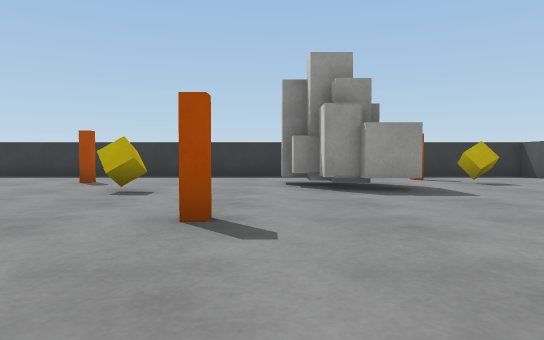
view 1 (above)

20 first-person views from a walk through a 3-D level made in the Unity game engine. The camera is 0.59 m above the floor, tilts 2° down and sees 70° across. The floor is counted in squares, 1 m on a side. Each view is taken from the middle of a square. On the plan, view 1 faces up. The plan holds only what a view shows up to about 10 squares ahead; the rest is blank. The player is left out. Surface patterns are stand-ins for the level's own textures.

view 2
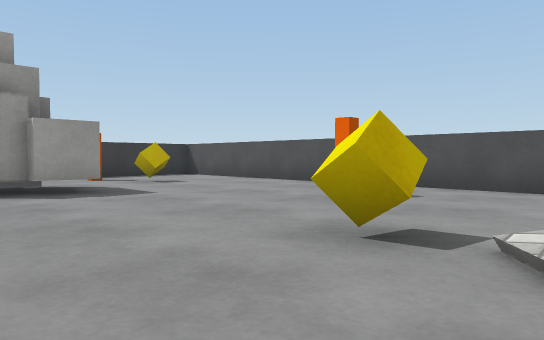

view 3
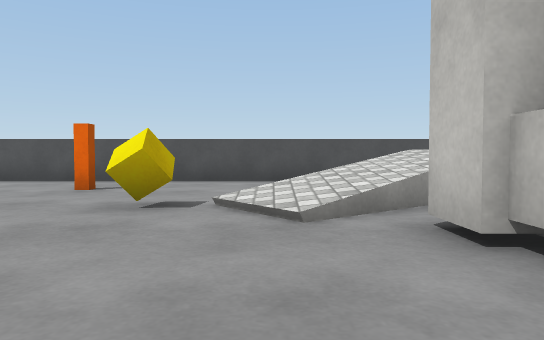

view 4
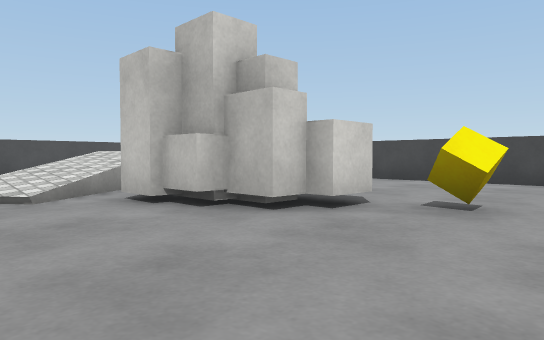

view 5
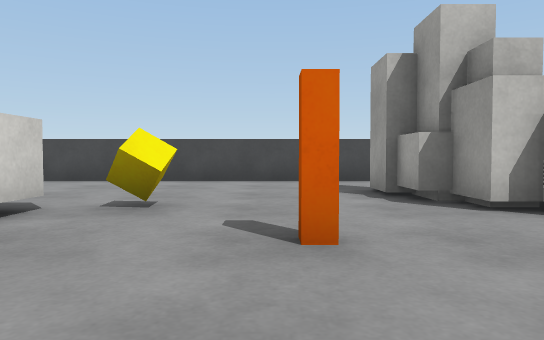

view 6
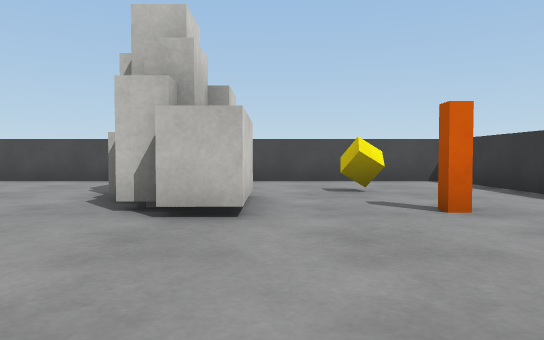

view 7
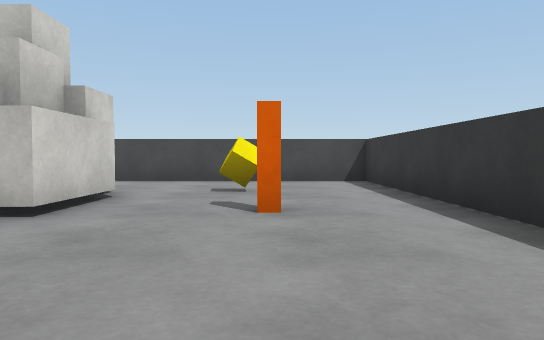

view 8
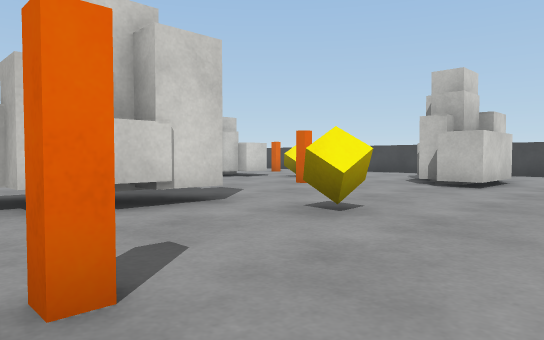

view 9
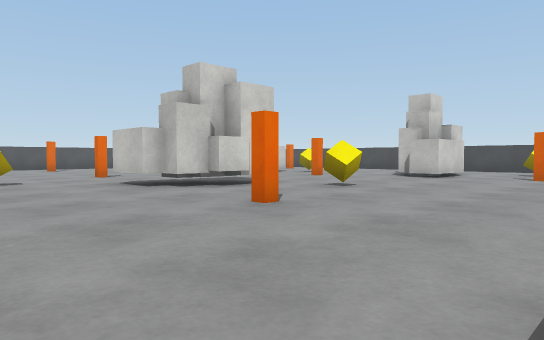

view 10
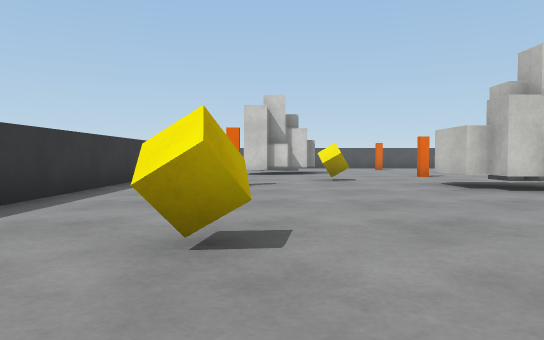

view 11
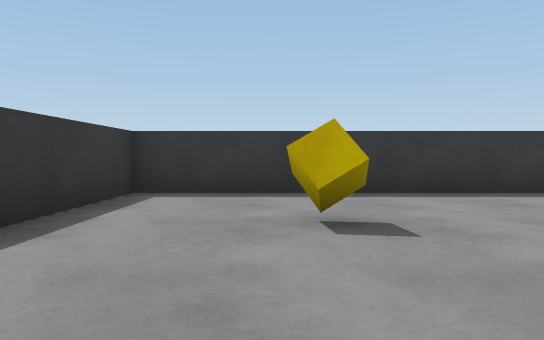

view 12
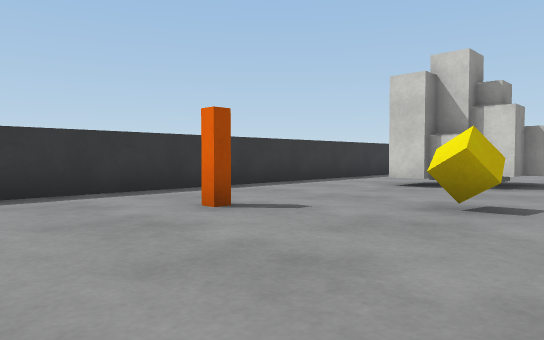

view 13
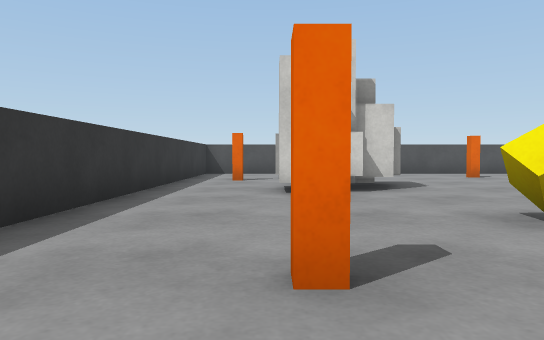

view 14
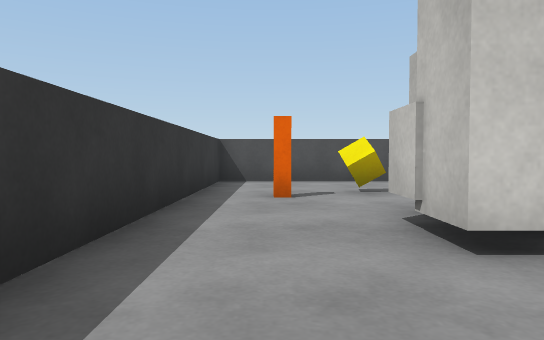

view 15
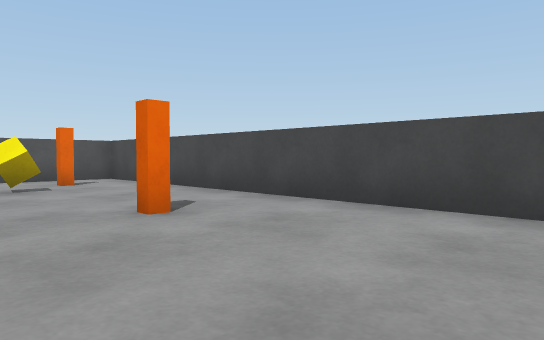

view 16
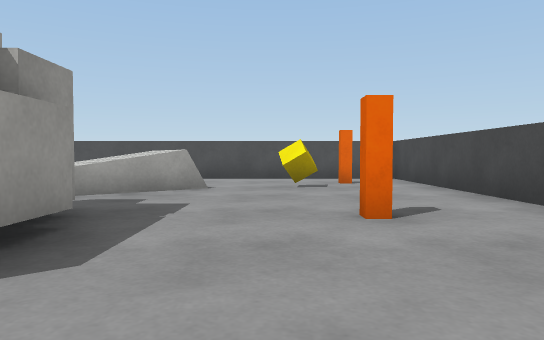

view 17
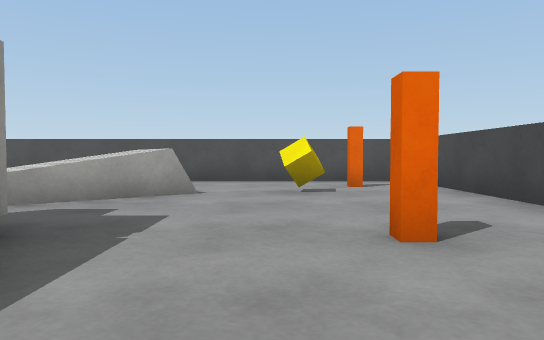

view 18
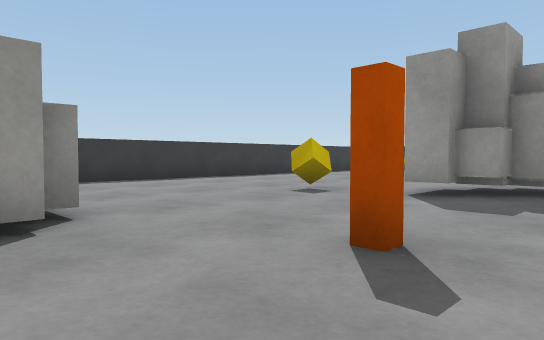

view 19
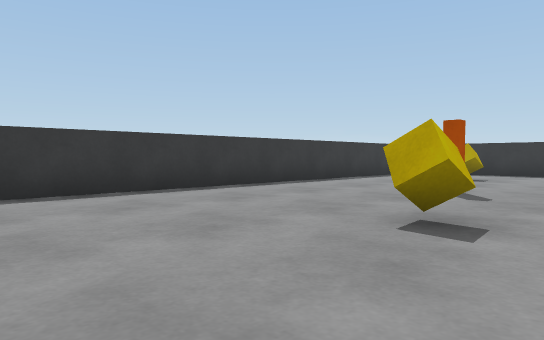

view 20
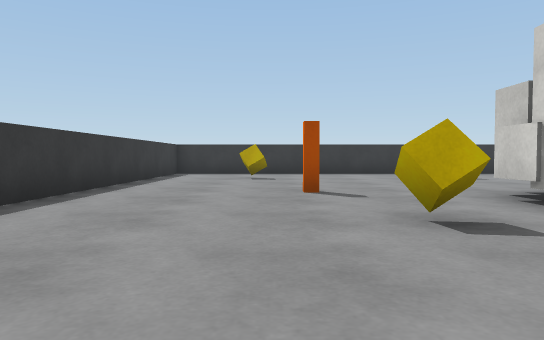

### Floor plan
Key: @ floor where view 1 was taken; # wall or solid block; . floor; / step, stairs or slope; = window, fence, low wall or low ledge; C yellow cube; O other object.
Columns run from 13 left of view 1 to 7 right of it. Each row starts with its distance up from view 1.
 12 #####################
 11 #...................#
 10 #................#..#
  9 #...C....#...OO...C.#
  8 #.............OO....#
  7 #..........C..OO....#
  6 #...................#
  5 #....#..............#
  4 #.......OO..#.......#
  3 #......OOO........#.#
  2 #.....COO.......C...#
  1 #...................#
  0 #............@.//  .#
 -1 #..............=//  #
 -2 #........#..OOO./#  #
 -3 #..#..O....COOO..# .#
 -4 #.....OO............#
 -5 #...C.OO..........C.#
 -6 #......O......#.....#
 -7 #..................##
 -8 #####################

Positions as (right, up) in squares from view 1, and headings:
1: (0, 0), facing up
2: (0, 0), facing up-right
3: (-2, 0), facing right
4: (-4, 1), facing down-right
5: (-4, 1), facing down
6: (-8, 1), facing down
7: (-10, 1), facing down
8: (-10, 5), facing down-right
9: (-12, 8), facing down-right
10: (-12, 8), facing right
11: (-10, 5), facing up
12: (-7, 5), facing up-right
13: (-6, 9), facing right
14: (-2, 10), facing right
15: (-3, -4), facing down-right
16: (-3, -5), facing right
17: (-2, -5), facing right
18: (-3, -4), facing up-left
19: (-6, -2), facing up-left
20: (-9, -2), facing up
